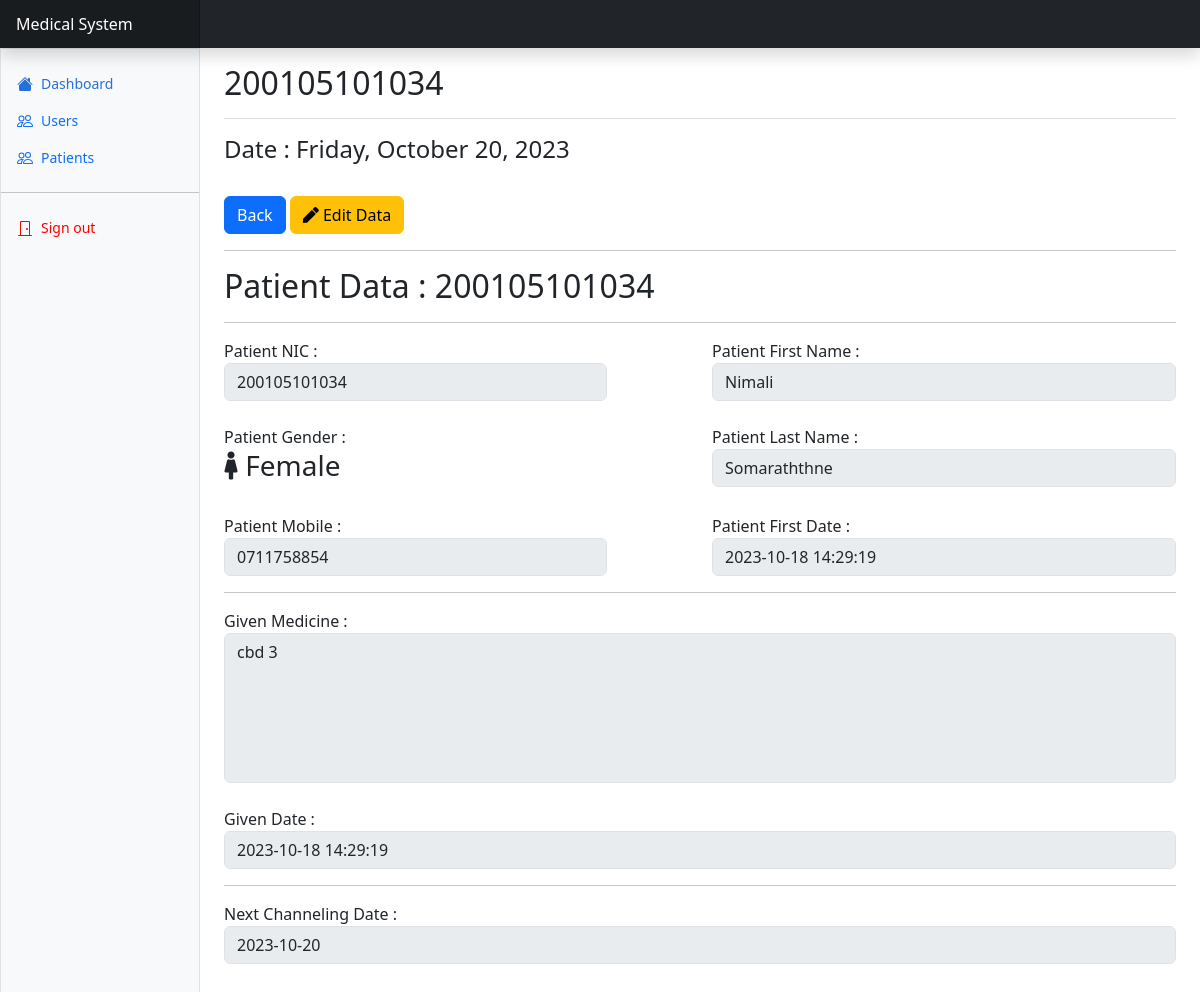
Page /lib/routes/patient/show.php?id=2 (signed in) on the committed database.
### tables this page shows
CREATE TABLE `patients_tbl` (
  `id` int(10) NOT NULL,
  `nic` varchar(15) NOT NULL,
  `fname` varchar(255) NOT NULL,
  `lname` varchar(255) NOT NULL,
  `gender` varchar(6) NOT NULL,
  `mobile_no` varchar(15) NOT NULL,
  `address` varchar(255) NOT NULL,
  `join_at` datetime NOT NULL,
  `update_at` datetime NOT NULL
);

CREATE TABLE `medicine_tbl` (
  `id` int(10) NOT NULL,
  `nic` varchar(15) NOT NULL,
  `medicine` varchar(255) NOT NULL,
  `add_date` datetime NOT NULL
);

CREATE TABLE `channeling_date_tbl` (
  `id` int(10) NOT NULL,
  `nic` varchar(15) NOT NULL,
  `ch_date` date NOT NULL,
  `booked_date` datetime NOT NULL,
  `channel_status` int(1) NOT NULL
);

### lib/function/function.php (the view, shortened to what this page needs)
<?php
    function patient_nic(){
        $con = Connection();
        $id = $_GET['id'];
        $p_nic = "SELECT * FROM patients_tbl WHERE id = '$id'";
        $p_id_result = mysqli_query($con, $p_nic);
        $p_nic_row = mysqli_fetch_assoc($p_id_result);
        echo $p_nic_row['nic'];
    }
    function show_patient(){
        $con = Connection();
        $patient_id = strval($_SESSION['patient_nic']);
        $patient_data = "SELECT * FROM patients_tbl WHERE nic = '$patient_id'";
        $patient_data_result = mysqli_query($con, $patient_data);
        $patient_data_view = mysqli_fetch_assoc($patient_data_result);
        $patient = "
            <h2>Patient Data : ".$patient_data_view['nic']."</h2>
            <hr>
            <div class='row'>
                <div class='col-lg-5'>
                    Patient NIC :
                    <input type='text' class='form-control' value='".$patient_data_view['nic']."' disabled>
                </div>
                <div class='col-lg-1'>&nbsp;&nbsp;&nbsp;</div>
                <div class='col-lg-6'>
                    Patient First Name :
                    <input type='text' class='form-control' value='".$patient_data_view['fname']."' disabled>
                </div>
            </div>
            <br>
            <div class='row'>
                <div class='col-lg-5'>
                    Patient Gender : ";
                    if($patient_data_view['gender'] == "male"){
                        $patient .= "<h3><i class='fas fa-male'></i> Male</h3>";
                    }
                    elseif($patient_data_view['gender'] == "female"){
                        $patient .= "<h3><i class='fas fa-female'></i> Female</h3>";
                    }
            $patient .="
                </div>
                <div class='col-lg-1'>&nbsp;&nbsp;&nbsp;</div>
                <div class='col-lg-6'>
                    Patient Last Name :
                    <input type='text' class='form-control' value='".$patient_data_view['lname']."' disabled>
                </div>
            </div>
            <br>
            <div class='row'>
                <div class='col-lg-5'>
                    Patient Mobile :
                    <input type='text' class='form-control' value='".$patient_data_view['mobile_no']."' disabled>
                </div>
                <div class='col-lg-1'>&nbsp;&nbsp;&nbsp;</div>
                <div class='col-lg-6'>
                    Patient First Date :
                    <input type='text' class='form-control' value='".$patient_data_view['join_at']."' disabled>
                </div>
            </div>
            <hr>
        ";
        $medi_info = "SELECT * FROM medicine_tbl WHERE nic = '$patient_id'";
        $medi_info_result = mysqli_query($con, $medi_info);
        $medi_info_view = mysqli_fetch_assoc($medi_info_result);
        $patient .= "
            <div class='row'>
                <div class='col-lg-12'>
                    Given Medicine :
                    <textarea class='form-control pAddress' disabled>".$medi_info_view['medicine']."</textarea>
                </div>
            </div>
            <br>
            <div class='row'>
                <div class='col-lg-12'>
                    Given Date :
                    <input type='text' class='form-control' value='".$medi_info_view['add_date']."' disabled>
                </div>
            </div>
            <hr>
        ";
        $next_ch_date = "SELECT * FROM channeling_date_tbl WHERE nic = '$patient_id'";
        $next_ch_date_result = mysqli_query($con, $next_ch_date);
        $view_next_ch_date = mysqli_fetch_assoc($next_ch_date_result);
        $patient .= "
            <div class='row'>
                <div class='col-lg-12'>
                    Next Channeling Date :
                    <input type='text' class='form-control' value='".$view_next_ch_date['ch_date']."' disabled>
                </div>
            </div>
            <br><br>
        ";
        echo $patient;
    }
?>

### lib/routes/patient/show.php (style rules this page uses)
.pAddress { width: 100%; height: 150px; resize: none; }

### rows in the picture
patients_tbl: nic "200105101034", fname "Nimali", lname "Somaraththne", mobile_no "0711758854", join_at "2023-10-18 14:29:19"
medicine_tbl: medicine "cbd 3", add_date "2023-10-18 14:29:19"
channeling_date_tbl: ch_date "2023-10-20"
